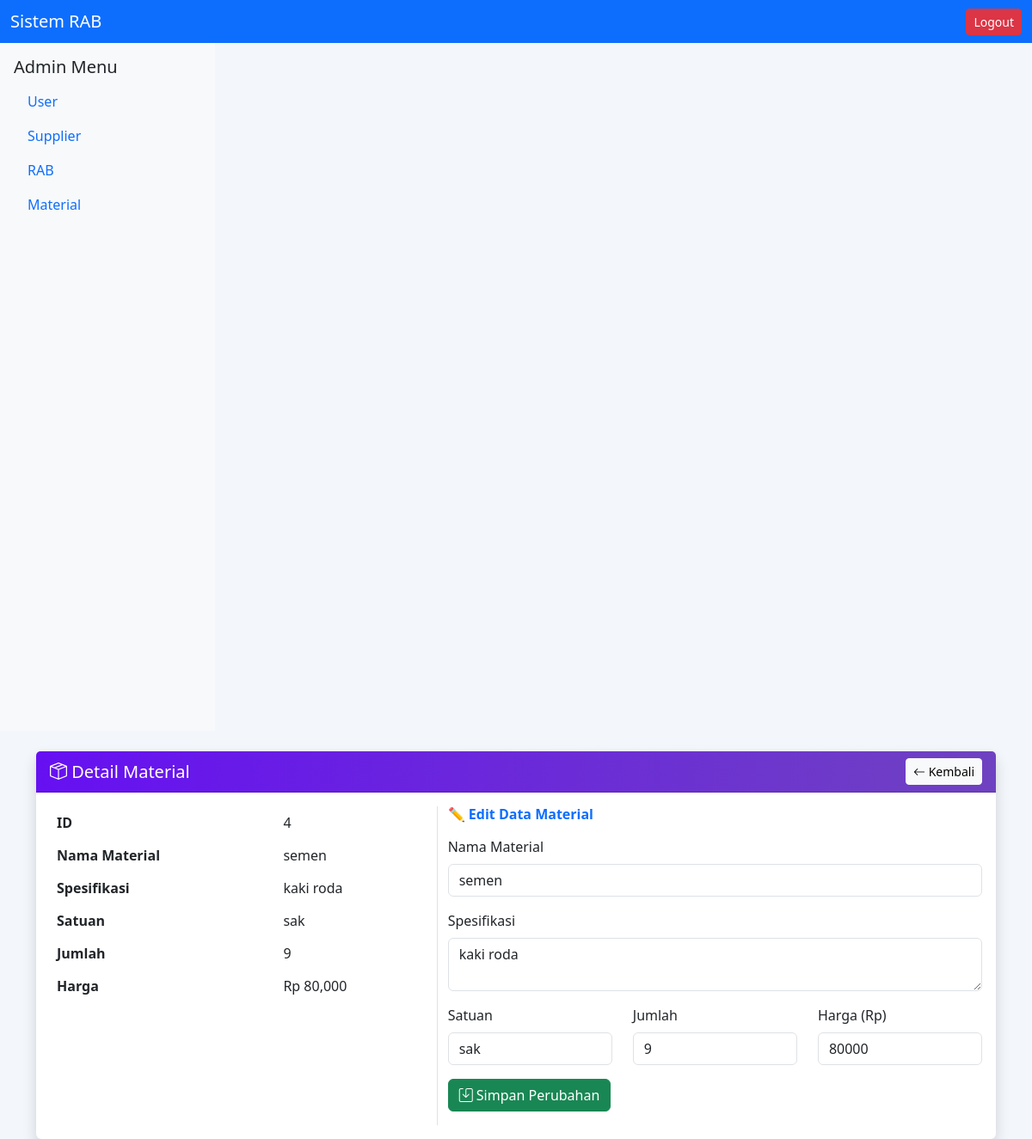
Page /views/detailmaterial.php?id=4 (signed in) on the committed database.
### tables this page shows
CREATE TABLE `material` (
  `id_material` int(11) NOT NULL,
  `id_user` int(11) DEFAULT NULL,
  `name` varchar(100) DEFAULT NULL,
  `specification` text DEFAULT NULL,
  `unit` varchar(20) DEFAULT NULL,
  `quantity` int(11) DEFAULT NULL,
  `price` int(11) DEFAULT NULL
);

### views/detailmaterial.php (the view, shortened to what this page needs)
<?php
include '../config/database.php';
include '../partials/header.php';
include '../partials/sidebar.php';
$id = $_GET['id'];
$material = mysqli_fetch_assoc(mysqli_query($conn, "SELECT * FROM material WHERE id_material='$id'"));
?>
<!DOCTYPE html>
<html lang="id">
<head>
  <link href="https://cdn.jsdelivr.net/npm/bootstrap@5.3.0/dist/css/bootstrap.min.css" rel="stylesheet">
  <link href="https://cdn.jsdelivr.net/npm/bootstrap-icons@1.11.1/font/bootstrap-icons.css" rel="stylesheet">
</head>
<body style="background-color:#f3f6fa;">
<div class="container mt-4">
  <div class="card shadow border-0">
    <div class="card-header bg-purple text-white d-flex justify-content-between align-items-center" style="background: linear-gradient(90deg,#6610f2,#6f42c1);">
      <h5 class="mb-0"><i class="bi bi-box-seam"></i> Detail Material</h5>
      <a href="material.php" class="btn btn-light btn-sm"><i class="bi bi-arrow-left"></i> Kembali</a>
    </div>
    <div class="card-body">
      <div class="row">
        <div class="col-md-5">
          <table class="table table-borderless">
            <tr><th>ID</th><td><?= $material['id_material'] ?></td></tr>
            <tr><th>Nama Material</th><td><?= htmlspecialchars($material['name']) ?></td></tr>
            <tr><th>Spesifikasi</th><td><?= htmlspecialchars($material['specification']) ?></td></tr>
            <tr><th>Satuan</th><td><?= htmlspecialchars($material['unit']) ?></td></tr>
            <tr><th>Jumlah</th><td><?= number_format($material['quantity']) ?></td></tr>
            <tr><th>Harga</th><td>Rp <?= number_format($material['price']) ?></td></tr>
          </table>
        </div>
        <div class="col-md-7 border-start">
          <h6 class="fw-bold text-primary mb-3">✏️ Edit Data Material</h6>
          <form method="POST">
            <div class="mb-3">
              <label class="form-label">Nama Material</label>
              <input type="text" name="name" class="form-control" value="<?= htmlspecialchars($material['name']) ?>" required>
            </div>
            <div class="mb-3">
              <label class="form-label">Spesifikasi</label>
              <textarea name="specification" class="form-control"><?= htmlspecialchars($material['specification']) ?></textarea>
            </div>
            <div class="row">
              <div class="col-md-4 mb-3">
                <label class="form-label">Satuan</label>
                <input type="text" name="unit" class="form-control" value="<?= htmlspecialchars($material['unit']) ?>" required>
              </div>
              <div class="col-md-4 mb-3">
                <label class="form-label">Jumlah</label>
                <input type="number" name="quantity" class="form-control" value="<?= htmlspecialchars($material['quantity']) ?>" required>
              </div>
              <div class="col-md-4 mb-3">
                <label class="form-label">Harga (Rp)</label>
                <input type="number" name="price" class="form-control" value="<?= htmlspecialchars($material['price']) ?>" required>
              </div>
            </div>
            <button type="submit" name="update" class="btn btn-success"><i class="bi bi-save"></i> Simpan Perubahan</button>
          </form>
        </div>
      </div>
    </div>
  </div>
</div>
</body>
</html>

### rows in the picture
material: id_material "4", name "semen", specification "kaki roda", unit "sak", quantity "9", price "80,000", price "80000"

### other values in the picture
$role "Admin"
